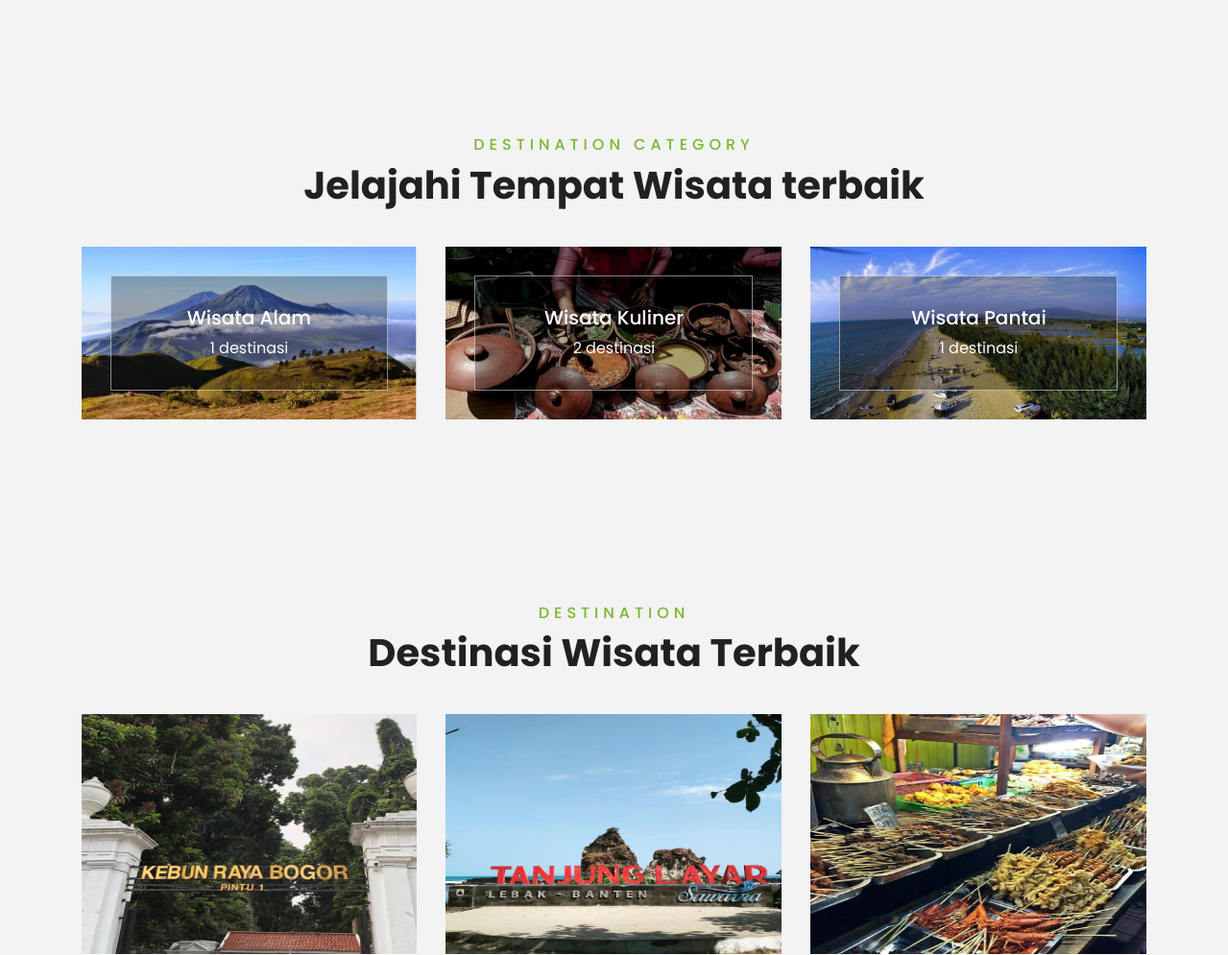
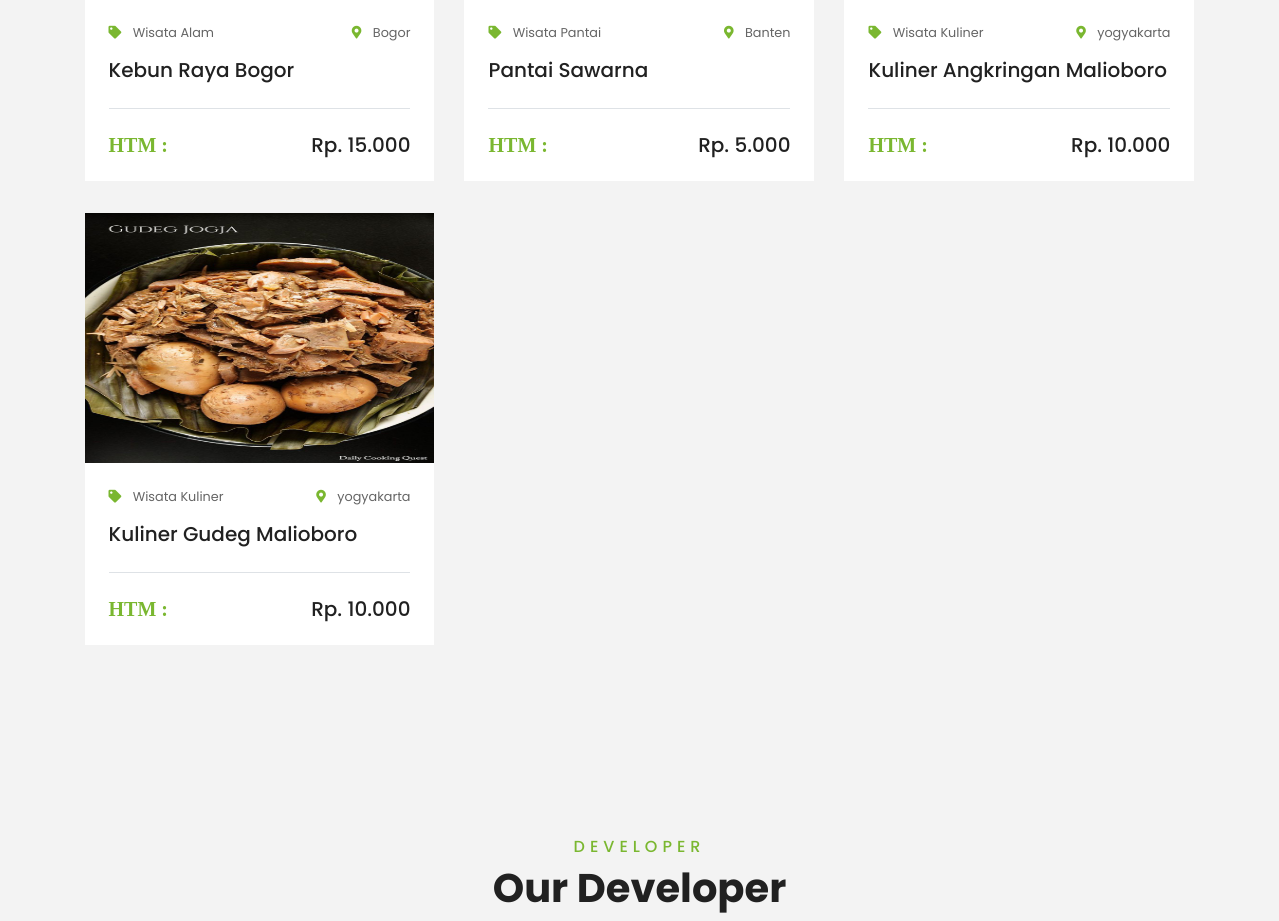
/travelling/main_page/index.php (middle part), run on an earlier commit of the app's database (2 pictures, top to bottom).
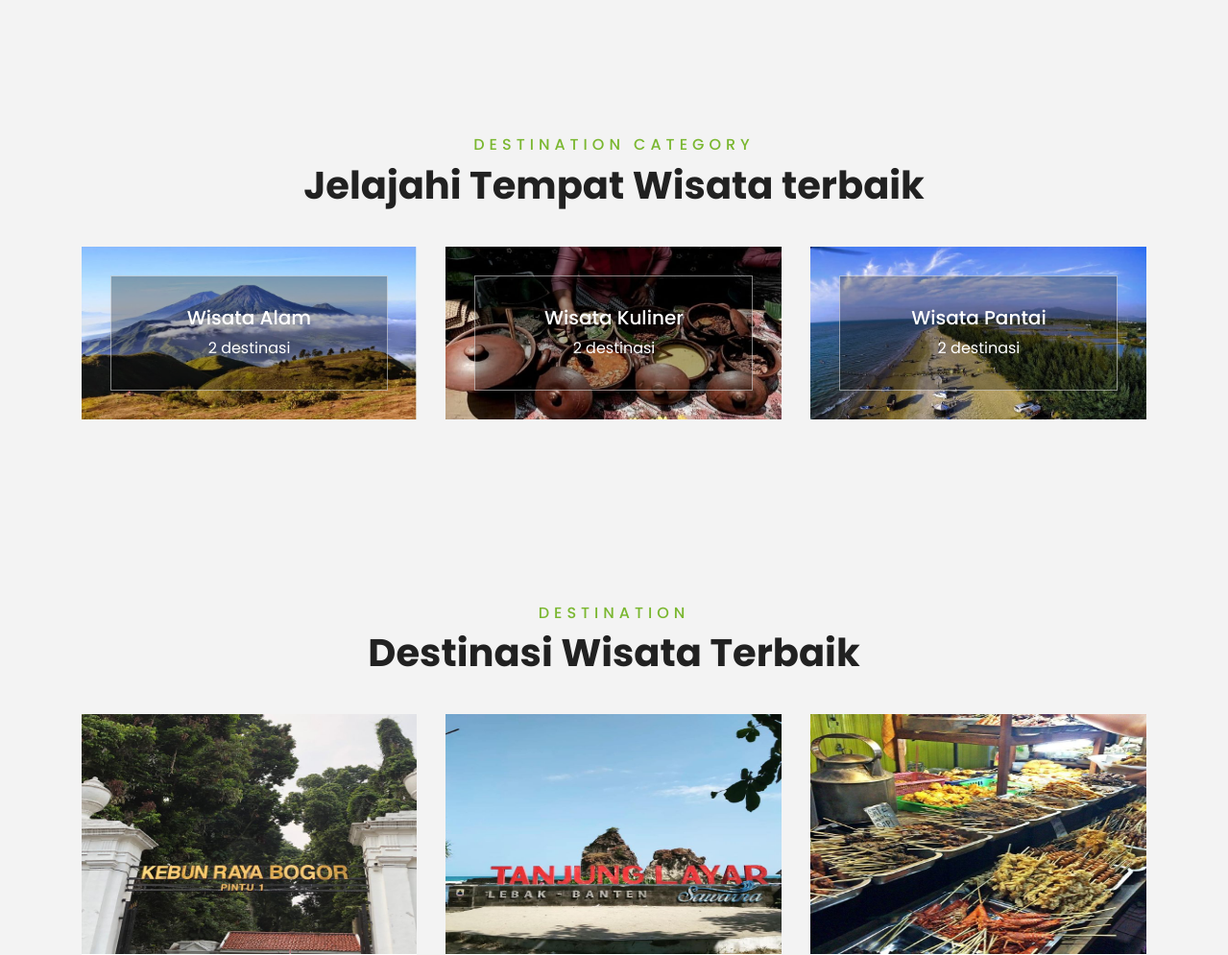
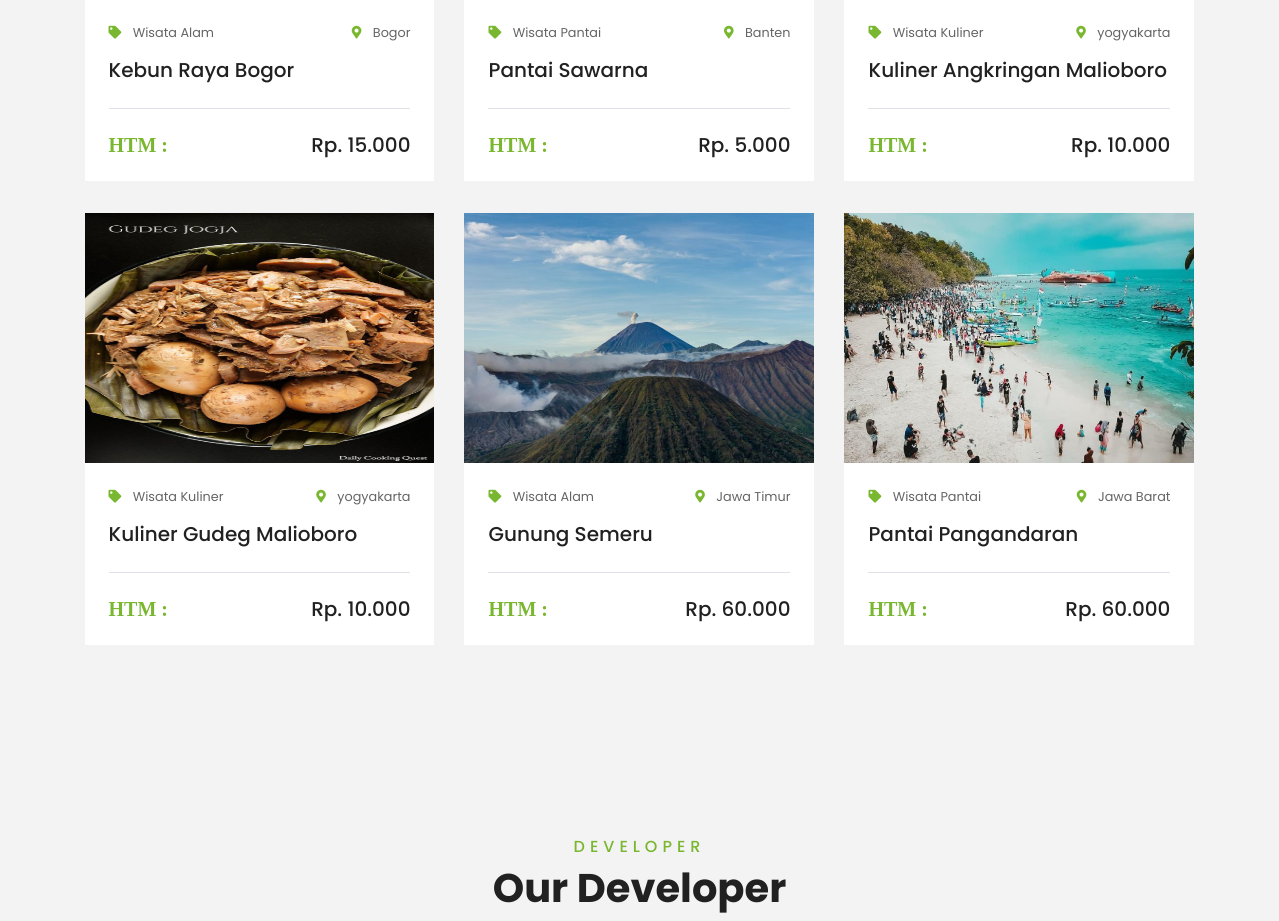
And on a later commit of the database (2 pictures, top to bottom).
### tables this page shows
CREATE TABLE `destinasi` (
  `id_destinasi` int(11) NOT NULL,
  `nama_destinasi` varchar(100) NOT NULL,
  `gambar` text NOT NULL,
  `lokasi` varchar(250) NOT NULL,
  `harga` decimal(10,2) NOT NULL,
  `deskripsi` varchar(500) NOT NULL,
  `id_kategori` int(11) NOT NULL
);

CREATE TABLE `kategori` (
  `id_kategori` int(11) NOT NULL,
  `nama_kategori` varchar(100) NOT NULL,
  `gambar_kategori` text NOT NULL
);

### travelling/main_page/index.php (the view, shortened to what the changed rows need)
<!DOCTYPE html>
<html lang="en">
<head>
    <link href="https://cdnjs.cloudflare.com/ajax/libs/font-awesome/5.10.0/css/all.min.css" rel="stylesheet">
    <link href="lib/owlcarousel/assets/owl.carousel.min.css" rel="stylesheet">
    <link href="lib/tempusdominus/css/tempusdominus-bootstrap-4.min.css" rel="stylesheet" />
    <link href="css/style.css" rel="stylesheet">
</head>
<body>
    <div class="container-fluid py-5">
        <div class="container pt-5 pb-3">
            <div class="text-center mb-3 pb-3">
                <h1>Jelajahi Tempat Wisata terbaik</h1>
            </div>
            <div class="row">
                <?php
                include '../koneksi.php';
                $query = mysqli_query($koneksi, "SELECT *, COUNT(d.id_kategori) as jumlah FROM `kategori` as k JOIN `destinasi` as d ON k.id_kategori=d.id_kategori where k.id_kategori=k.id_kategori GROUP BY d.id_kategori;");
                ?>
                <?php
                if (mysqli_num_rows($query) > 0) {
                    while ($data = mysqli_fetch_array($query)) {
                        ?>
                        <div class="col-lg-4 col-md-6 mb-4">
                            <div class="destination-item position-relative overflow-hidden mb-2">
                                <img class="img-fluid" src="<?php echo $data["gambar_kategori"] ?>"
                                    style="width:500px; height: 180px;">
                                <a class="destination-overlay text-white text-decoration-none"
                                    href="detail_kategori.php?id_kategori=<?php echo $data["id_kategori"] ?>">
                                    <h5 class="text-white"></i>
                                        <?php echo $data["nama_kategori"] ?>
                                    </h5>
                                    <span>
                                        <?php echo $data["jumlah"] ?> destinasi
                                    </span>
                                </a>
                            </div>
                        </div>
                    <?php } ?>
                <?php } ?>
            </div>
        </div>
    </div>
    <div class="container-fluid py-5">
        <div class="container pt-5 pb-3">
            <div class="text-center mb-3 pb-3">
                <h1>Destinasi Wisata Terbaik</h1>
            </div>
            <div class="row">
                <?php
                include '../koneksi.php';
                $query = mysqli_query($koneksi, "SELECT * FROM `destinasi` as d JOIN `kategori` as k ON d.id_kategori=k.id_kategori where id_destinasi=id_destinasi;");
                ?>
                <?php
                if (mysqli_num_rows($query) > 0) {
                    while ($data = mysqli_fetch_array($query)) {
                        ?>
                        <div class="col-lg-4 col-md-6 mb-4">
                            <div class="package-item bg-white mb-2">
                                <img class="img-fluid" src="<?php echo $data["gambar"] ?>" style="width:350px; height:250px;">
                                <div class="p-4">
                                    <div class="d-flex justify-content-between mb-3">
                                        <small class="m-0"><i class="fas fa-tag text-primary mr-2"></i>
                                            <?php echo $data["nama_kategori"] ?>
                                        </small>
                                        <small class="m-0"><i class="fa fa-map-marker-alt text-primary mr-2"></i>
                                            <?php echo $data["lokasi"] ?>
                                        </small>
                                    </div>
                                    <a class="h5 text-decoration-none"
                                        href="detail_destination.php?id_destinasi=<?php echo $data["id_destinasi"] ?>">
                                        <?php echo $data["nama_destinasi"] ?>
                                    </a>
                                    <div class="border-top mt-4 pt-4">
                                        <div class="d-flex justify-content-between">
                                            <h5 class="m-0"><i class="fas text-primary mr-2"> HTM :</i></h5>
                                            <h5 class="m-0">
                                                <?php echo "Rp. " . number_format($data["harga"], 0, ',', '.') ?>
                                            </h5>
                                        </div>
                                    </div>
                                </div>
                            </div>
                        </div>
                    <?php } ?>
                <?php } ?>
            </div>
        </div>
    </div>
    <div class="container-fluid py-5">
        <div class="container pt-5 pb-3">
            <div class="text-center mb-3 pb-3">
                <h1>Our Developer</h1>
            </div>
        </div>
    </div>
</body>
</html>

What changed in the data, as far as the page shows it:
computed for destinasi "Kebun Raya Bogor": jumlah "1" → "2"
computed for destinasi "Pantai Sawarna": jumlah "1" → "2"
added destinasi: gambar (picture), id_kategori.nama_kategori "Wisata Alam", lokasi "Jawa Timur", nama_destinasi "Gunung Semeru", harga "60.000", shown under "Destinasi Wisata Terbaik"
added destinasi: gambar (picture), id_kategori.nama_kategori "Wisata Pantai", lokasi "Jawa Barat", nama_destinasi "Pantai Pangandaran", harga "60.000", shown under "Destinasi Wisata Terbaik"
